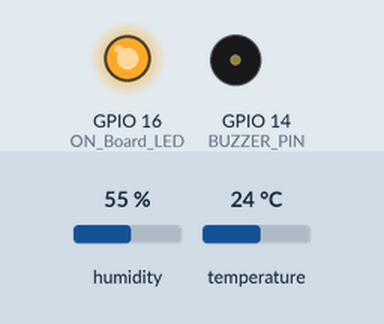
Simulated run of this sketch. Board: ESP8266 (NodeMCU). On the bench: output pins drawn as LEDs (lit = HIGH), buzzer (waves = sounding, pin HIGH). The test bench sets the inputs (shaded band); at power-on: temperature 24 °C, humidity 55 %. WiFi joins after 1.5 s; servers stay silent unless stated; uploads are accepted with an empty reply; what the sketch prints to the serial monitor is not drawn.

Above: at 4.5 s.
4.6 s: temperature set to 27 °C
At 5.5 s:
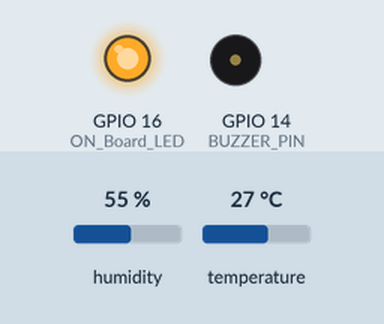
7.5 s: temperature set to 12 °C
At 8.7 s:
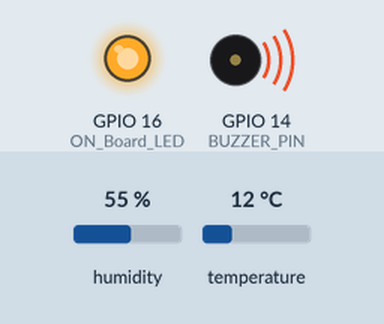
14.3 s: temperature set to 19 °C
Timing chart, 0 to 20.8 s (numbered marks = the images above; inputs shaded):
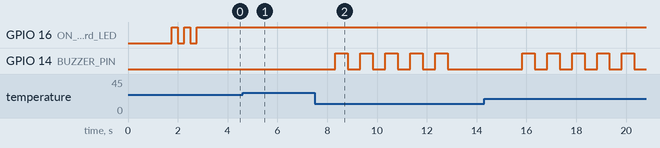

The sketch:

tempsence.ino
```cpp
// Blynk credentials
#define BLYNK_TEMPLATE_ID "TMPL3WI7LXb9l"
#define BLYNK_TEMPLATE_NAME "TempSence"
#define BLYNK_AUTH_TOKEN "chNqOBIXji58bQPkSkuPzUe6somwFkv4"

#include <DHT.h>
#include <ESP8266WiFi.h>
#include <WiFiClientSecure.h>
#include <BlynkSimpleEsp8266.h>

// ThingSpeak API key and server
String apiKey = "QAEI43AHI1L09US1";
const char* server = "api.thingspeak.com";

// WiFi credentials
const char* ssid = "WIFI B-BLOCK";
const char* password = "sece@123";

// Google Sheets script details
const char* host = "script.google.com";
const int httpsPort = 443;
WiFiClientSecure secureClient;
String GAS_ID = "AKfycbx3HYNmzxX-BKk7gnOb_1E8il5HN7PdHBEQ8rJRoMX1NUmnGXDIcmJSroDIp5a7PEfC4A";


char auth[] = BLYNK_AUTH_TOKEN;

// DHT sensor configuration
#define DHTPIN 2
#define DHTTYPE DHT11
DHT dht(DHTPIN, DHTTYPE);

// Pin assignments
#define ON_Board_LED 16
#define BUZZER_PIN 14

// Temperature thresholds
#define HIGH_TEMP_THRESHOLD 32.0
#define LOW_TEMP_THRESHOLD 25.0

WiFiClient client;
BlynkTimer timer;
unsigned long previousMillis = 0;
const long interval = 2500;
#define BUZZER_DELAY_MS 500

void setup() {
  Serial.begin(115200);
  delay(1000);

  dht.begin();
  delay(500);

  pinMode(ON_Board_LED, OUTPUT);
  pinMode(BUZZER_PIN, OUTPUT);
  digitalWrite(ON_Board_LED, HIGH);
  digitalWrite(BUZZER_PIN, LOW);

  WiFi.begin(ssid, password);
  Serial.println("Connecting");
  while (WiFi.status() != WL_CONNECTED) {
    Serial.print(".");
    digitalWrite(ON_Board_LED, LOW);
    delay(250);
    digitalWrite(ON_Board_LED, HIGH);
    delay(250);
  }
  digitalWrite(ON_Board_LED, HIGH);
  Serial.println("\nSuccessfully connected to:");
  Serial.println(ssid);
  Serial.print("IP address: ");
  Serial.println(WiFi.localIP());

  secureClient.setInsecure();

  Blynk.begin(auth, ssid, password);
  timer.setInterval(2500L, sendSensor);
}

void loop() {
  Blynk.run();
  timer.run();
}

void buzzForDuration(unsigned long duration) {
  unsigned long startTime = millis();
  while (millis() - startTime < duration) {
    digitalWrite(BUZZER_PIN, HIGH);
    delay(BUZZER_DELAY_MS);
    digitalWrite(BUZZER_PIN, LOW);
    delay(BUZZER_DELAY_MS);
  }
}

void sendSensor() {
  float h = dht.readHumidity();
  float t = dht.readTemperature();
  if (isnan(h) || isnan(t)) {
    Serial.println("Failed to read from DHT sensor!");
    return;
  }

  Serial.print("Temperature : ");
  Serial.print(t);
  Serial.print("    Humidity : ");
  Serial.println(h);

  Blynk.virtualWrite(V6, h);
  Blynk.virtualWrite(V5, t);

  if (t >= HIGH_TEMP_THRESHOLD || t <= LOW_TEMP_THRESHOLD) {
    buzzForDuration(5000);
    Blynk.logEvent("temp_alert", "Temperature out of range..");
  } else {
    digitalWrite(BUZZER_PIN, LOW);
  }

  sendDataToThingSpeak(t, h);
  delay(1000);
  sendDataToGoogleSheets(t, h);
}

void sendDataToThingSpeak(float t, float h) {
  if (client.connect(server, 80)) {
    String postStr = apiKey;
    postStr += "&field1=" + String(t);
    postStr += "&field2=" + String(h);
    postStr += "\r\n\r\n";

    client.print("POST /update HTTP/1.1\n");
    client.print("Host: api.thingspeak.com\n");
    client.print("Connection: close\n");
    client.print("X-THINGSPEAKAPIKEY: " + apiKey + "\n");
    client.print("Content-Type: application/x-www-form-urlencoded\n");
    client.print("Content-Length: ");
    client.print(postStr.length());
    client.print("\n\n");
    client.print(postStr);

    Serial.print("Temperature: ");
    Serial.print(t);
    Serial.print(" degrees Celsius, Humidity: ");
    Serial.print(h);
    Serial.println("%. Sent to ThingSpeak.");
  }
  client.stop();
  Serial.println("Waiting...");
}

void sendDataToGoogleSheets(float t, float h) {
  Serial.println("==========");
  Serial.print("connecting to ");
  Serial.println(host);

  if (!secureClient.connect(host, httpsPort)) {
    Serial.println("connection failed");
    return;
  }

  String string_temperature = String(t, 2);
  String string_humidity = String(h, DEC);
  String url = "/macros/s/" + GAS_ID + "/exec?temperature=" + string_temperature + "&humidity=" + string_humidity;
  Serial.print("requesting URL: ");
  Serial.println(url);

  secureClient.print(String("GET ") + url + " HTTP/1.1\r\n" +
                    "Host: " + host + "\r\n" +
                    "User-Agent: BuildFailureDetectorESP8266\r\n" +
                    "Connection: close\r\n\r\n");

  Serial.println("request sent");

  while (secureClient.connected()) {
    String line = secureClient.readStringUntil('\n');
    if (line == "\r") {
      Serial.println("headers received");
      break;
    }
  }

  String line = secureClient.readStringUntil('\n');
  if (line.startsWith("{\"state\":\"success\"")) {
    Serial.println("Data logged to Google Sheets successfully!");
  } else {
    Serial.println("Data logging to Google Sheets failed.");
    Serial.print("Reply was: ");
    Serial.println(line);
  }

  Serial.println("closing connection");
  Serial.println("==========");
}
```

Measured:
- after the input at 4.6 s, GPIO 14 (BUZZER_PIN): stops changing and stays LOW
- after the input at 7.5 s, GPIO 14 (BUZZER_PIN): alternates HIGH for 0.50 s and LOW for 0.50 s, 10 changes in all, then stays LOW, starting after 0.83 s
